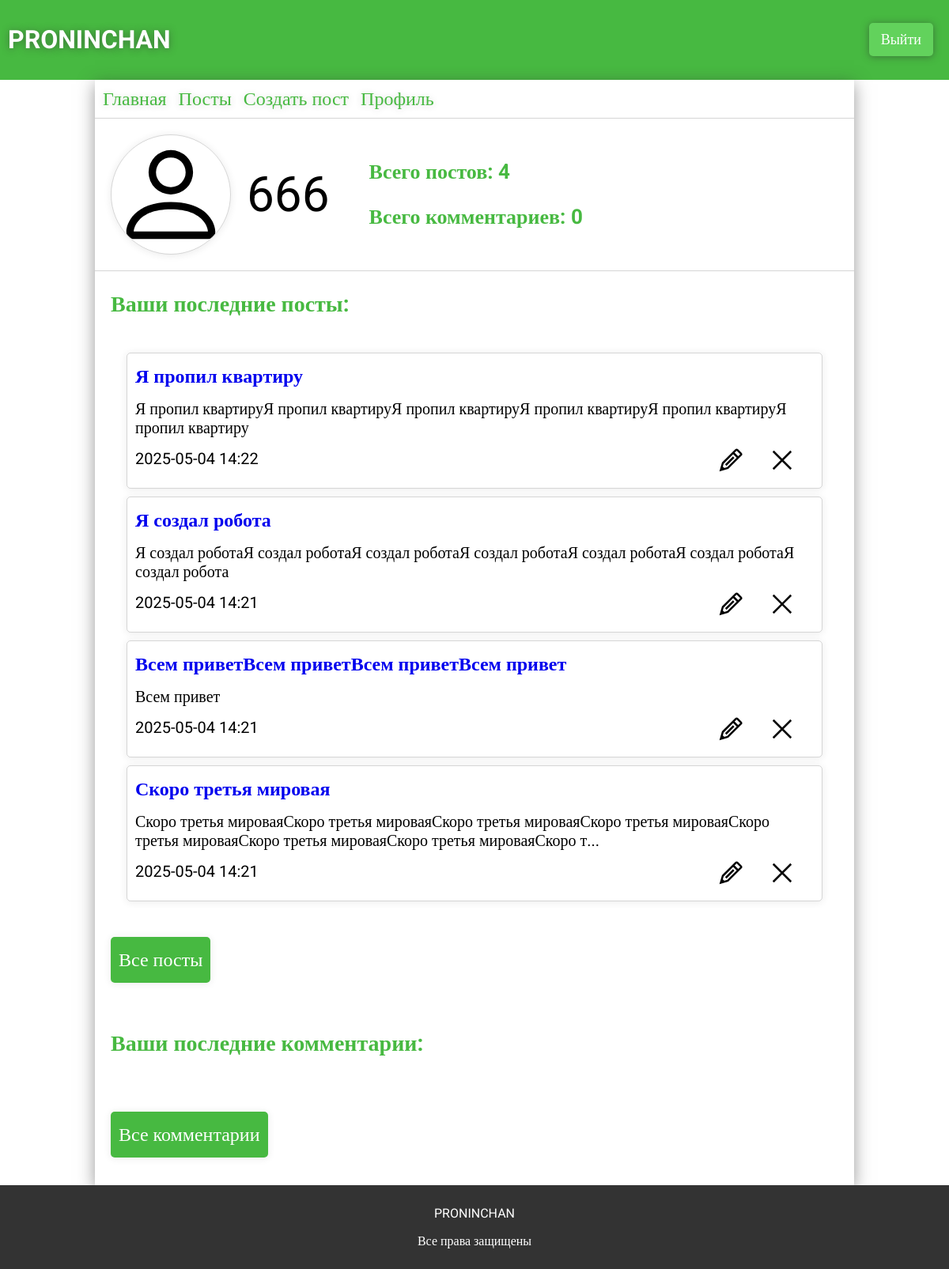
/profile (signed in), run on an earlier commit of the app's database.
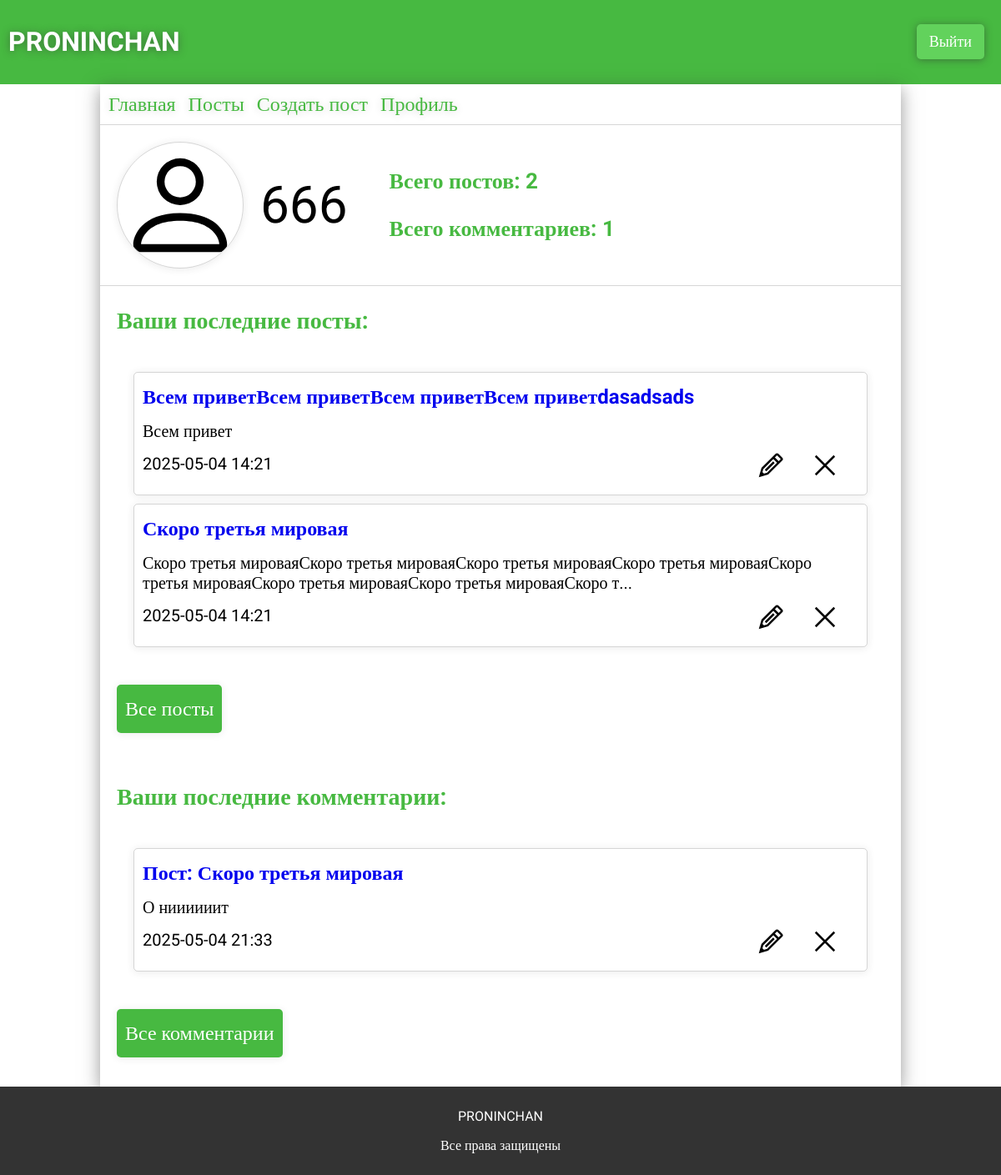
And on a later commit of the database.
### app.py (models this page shows)
class ForumPosts(db.Model):
    __tablename__ = 'forum_posts'
    id = db.Column(db.Integer, primary_key=True)
    user_id = db.Column(db.Integer, db.ForeignKey('users.id'), nullable=False)
    theme = db.Column(db.String(124), nullable=False)
    text = db.Column(db.Text, nullable=False)
    section_id = db.Column(db.Integer, db.ForeignKey('forum_sections.id'), nullable=False)
    category_id = db.Column(db.Integer, db.ForeignKey('forum_categories.id'), nullable=False)
    created_at = db.Column(db.DateTime, default=datetime.now)
    user = db.relationship("Users", backref="posts")
    sections = db.relationship("ForumSections")
    categories = db.relationship("ForumCategory")

class ForumComments(db.Model):
    __tablename__ = 'forum_comments'
    id = db.Column(db.Integer, primary_key=True)
    user_id = db.Column(db.Integer, db.ForeignKey('users.id'), nullable=False)
    text = db.Column(db.Text, nullable=False)
    created_at = db.Column(db.DateTime, default=datetime.now)
    post_id = db.Column(db.Integer, db.ForeignKey('forum_posts.id'), nullable=False)
    user = db.relationship("Users", backref="comments")
    post = db.relationship('ForumPosts', backref='comments')

### app.py (the view)
@app.route('/profile')
def profile():
    if 'user' in session:
        user = Users.query.filter_by(id=session['user']).first()
        user_posts =  ForumPosts.query.filter_by(user_id=session['user']).order_by(ForumPosts.created_at.desc()).limit(5).all()
        user_comments = ForumComments.query.filter_by(user_id=session['user']).order_by(ForumComments.created_at.desc()).limit(5).all()
        c_total = ForumComments.query.filter_by(user_id=session['user']).count()
        p_total = ForumPosts.query.filter_by(user_id=session['user']).count()
        return render_template('profile.html', user = user, posts=user_posts,
                               comments=user_comments, c_total=c_total,p_total=p_total)
    return render_template('profile.html')

### templates/profile.html (shortened to what this page needs)
{% extends 'base.html' %}
{% block main %}
<link rel="stylesheet" href="{{ url_for('static', filename='css/profile.css') }}">
{% if session['user'] %}
<div class="profile">
    <div class="profile-container">
        <div class="profile-person">
            <div class="profile-person-img">
                <img src="{{user.photo if user.photo else '../static/img/person.svg'}}" alt="" style="cursor: pointer;">
            </div>
            <p>{{user.username}}</p>
        </div>
        <div class="profile-data">
            <p>Всего постов: {{p_total}}</p>
            <p>Всего комментариев: {{c_total}}</p>
        </div>
    </div>
    <div class="commentsposts">
        <p>Ваши последние посты:</p>
        <div class="commentsposts-container">
            {% for post in posts %}
            <div class="commentsposts-container-post" id="post-{{post.id}}">
                <div class="commentsposts-container-post-edit">
                    <img src="../static/img/Edit.svg" alt="" class="edit-post" id="post-{{post.id}}" data-post-id="{{post.id}}">
                    <img src="../static/img/Close.svg" alt="" class="delete-post" data-post-id="{{post.id}}">
                </div>
                <a class="post-theme" href="{{url_for('post', post=post.id)}}">{{post.theme}}</a>
                <p class="post-text"  data-text="{{post.text}}">{{post.text | truncate(150, True, '...')}}</p>
                <p class="post-created">{{post.created_at.strftime('%Y-%m-%d %H:%M')}}</p>
            </div>
            {% endfor %}
        </div>
        <button><a href="{{url_for('user_posts')}}">Все посты</a></button>
    </div>
    <div  class="commentsposts">
        <p>Ваши последние комментарии:</p>
        <div class="commentsposts-container">
            {% for comment in comments %}
            <div class="commentsposts-container-post" id="comment-{{comment.id}}">
                <div class="commentsposts-container-post-edit">
                    <img src="../static/img/Edit.svg" alt="" class="edit-comment">
                    <img src="../static/img/Close.svg" alt="" class="delete-comment" data-comment-id="{{comment.id}}">
                </div>
                <a href="{{url_for('post', post=comment.post_id)}}">Пост: {{comment.post.theme}}</a>
                <p>{{comment.text | truncate(100, True, '...')}}</p>
                <p>{{comment.created_at.strftime('%Y-%m-%d %H:%M')}}</p>
            </div>
            {% endfor %}
        </div>
        <button><a href="{{url_for('user_comments')}}">Все комментарии</a></button>
    </div>
</div>
{% else %}
    <div class="login">
        <h2>Войдите в аккаунт</h2>
    </div>
{% endif %}
{% endblock %}

What changed in the data, as far as the page shows it:
removed ForumPosts: theme "Я пропил квартиру", text "Я пропил квартируЯ пропил квартируЯ пропил квартируЯ пропил квартируЯ пропил квартируЯ пропил квартиру", created_at "2025-05-04 14:22"
removed ForumPosts: theme "Я создал робота", text "Я создал роботаЯ создал роботаЯ создал роботаЯ создал роботаЯ создал роботаЯ создал роботаЯ создал робота", created_at "2025-05-04 14:21"
changed ForumPosts "Всем привет": theme "Всем приветВсем приветВсем приветВсем привет" → "Всем приветВсем приветВсем приветВсем приветdasadsads"
added ForumComments: post.theme "Скоро третья мировая", text "О ниииииит", created_at "2025-05-04 21:33"
Also different on the page:
{{ p_total }}: "4" → "2"
{{ c_total }}: "0" → "1"
